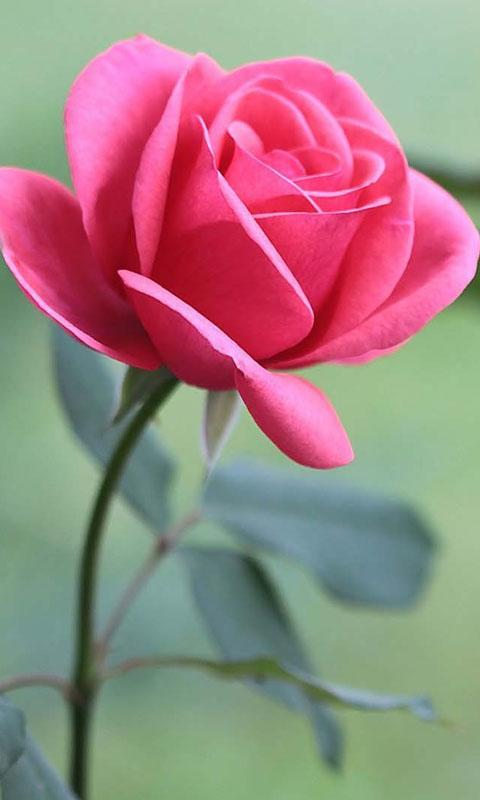
#> input picture 24-7-2020_IP_Task_Archit_Jain/24-7-2020_IP_Task1_Archit_Jain/rose_flower.jpeg, 480 x 800 px
$ python task1.py
#> lines starting #> are read from the running program, lines starting #| are printed output that depends on the picture; after the words box and inside, x2 and y2 are one past the last pixel; in counts of white or black regions, pixels touching at a corner belong together
# IMPORTING LIBRARIES
import cv2  # importing opencv library
import numpy as np  # importing numpy library as np

# IMAGE READING
img_ori = cv2.imread('rose_flower.jpeg')
#> img_ori is the input picture: shape (800, 480, 3); mean B, G, R 130.5, 131.1, 159

# LOWER AND UPPER BOUND OBJECTS
bgrl = np.array([90, 0, 120], np.uint8) # took masking value by masking in previous example and taking the values
bgrh = np.array([215, 255, 255], np.uint8) # storing the masking color values in the array of unsigned integer 8

# COLOR MASKING
mask = cv2.inRange(img_ori, bgrl, bgrh) # masking so as to be more efficient
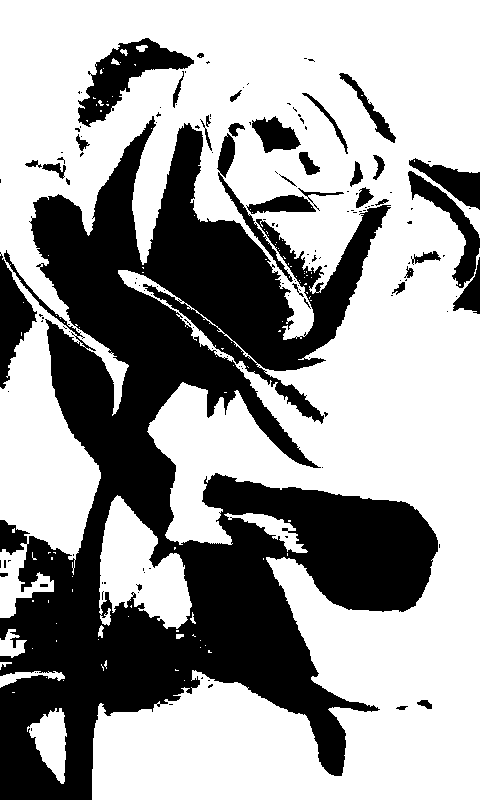
#> mask: shape (800, 480); 62.5% white; 150 black regions (114 under 20 px), largest, box (x1, y1, x2, y2) and area: (0, 116, 438, 800) 126817, (78, 38, 194, 127) 3705, (0, 252, 37, 389) 2380

# KERNEL DEFINING
kernel = np.array(([3, 2, 6], [5, 7, 8], [2, 4, 8]), np.uint8) # random values passed in array of unsigned integer 8

# BLURRING OPERATIONS
# FILTER 2D
filter2d = cv2.filter2D(mask, -1, kernel) # parameters are (image object, destination depth(-1), kernel)
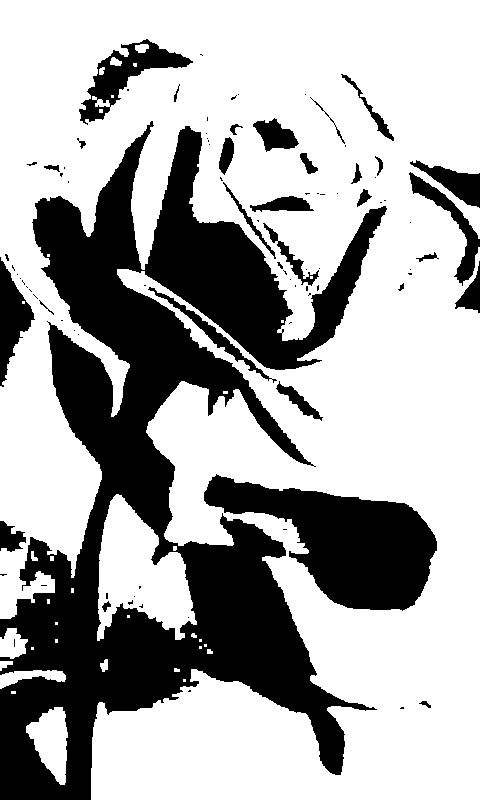
#> filter2d: shape (800, 480); 66.6% white; 91 black regions (60 under 20 px), largest, box (x1, y1, x2, y2) and area: (0, 121, 387, 800) 97591, (204, 474, 437, 611) 15884, (79, 39, 193, 125) 2924
pot = cv2.filter2D(mask, -1, kernel) # parameters are (image object, destination depth(-1), kernel)
# AVERAGING
avg = cv2.blur(mask, (5, 5)) # kernal size 5x5
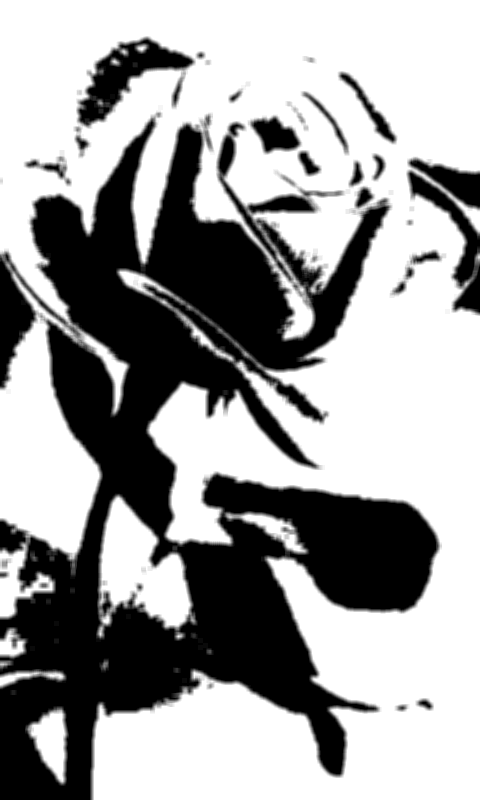
#> avg: shape (800, 480); min 0, max 255, mean 159.4
# GAUSSIAN BLURRING
gaus_blur = cv2.GaussianBlur(mask, (5, 5), 0) # kernal size 5x5
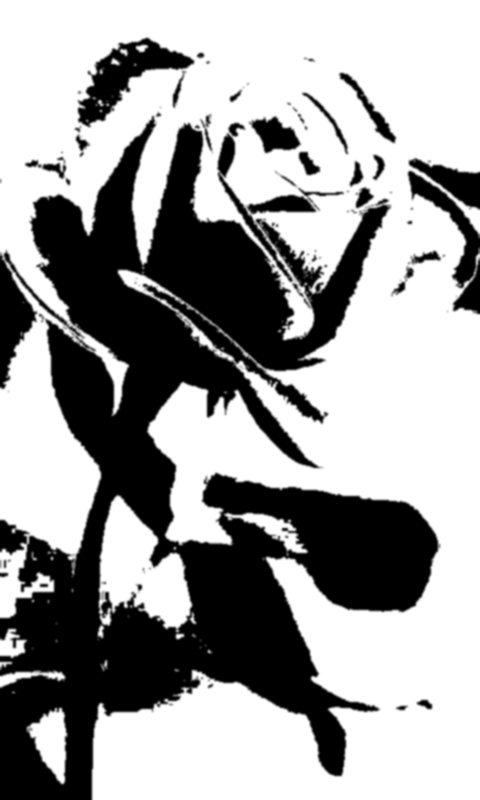
#> gaus_blur: shape (800, 480); min 0, max 255, mean 159.4
# MEDIAN BLURRING
med_blur = cv2.medianBlur(mask, 5) # used to remove salt and pepper noise and edges are preserved while image is blurred
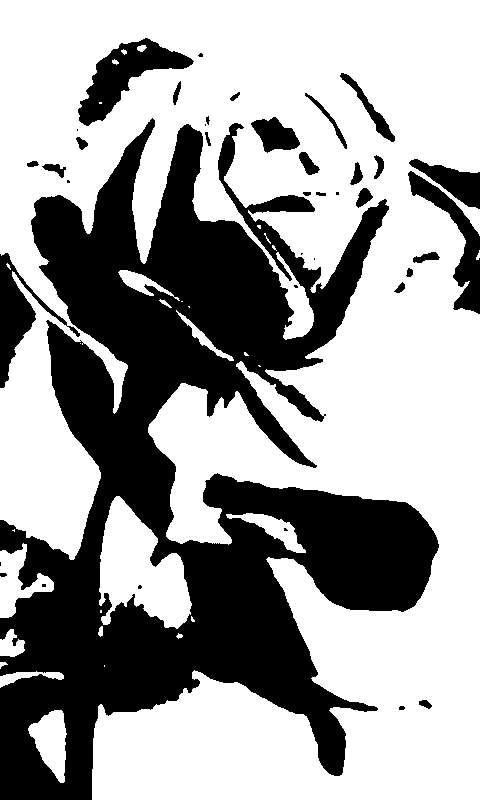
#> med_blur: shape (800, 480); 62.6% white; 39 black regions (12 under 20 px), largest, box (x1, y1, x2, y2) and area: (0, 118, 439, 800) 129168, (78, 38, 194, 126) 3755, (0, 253, 80, 388) 2806
# BILATERAL BLURRING
bilateral = cv2.bilateralFilter(mask, 5, 111, 111) # edges are preserved

# POT DESIGNING
# LINE
pot = cv2.line(pot, (10, 450), (45, 680), (42, 42, 165), 5) # parameters are ( image object, start point, end point, color scheme, thickness)
pot = cv2.line(pot, (210, 450), (165, 680), (42, 42, 165), 5)
pot = cv2.line(pot, (45, 680), (165, 680), (42, 42, 165), 5)
# ELLIPSE
# parameters are ( image object, center coordinates, (major axis, minor axis), angle of rotation(w.r.t horizontal line), start angle, end angle, color scheme, thickness(if -1 then solid shape))
pot = cv2.ellipse(pot, (110, 450), (103, 30), 0, 0, 360, (42, 42, 165), -1)
# FONT STYLING
font = cv2.FONT_HERSHEY_SCRIPT_SIMPLEX  # font style HERSHEY SCRIPT SIMPLEX
# TEXT PRINTING
# parameters are ( image object, text, coordinates, font style (here font object), font scale, font color, thickness, line type)
cv2.putText(pot, 'ROSE', (200, 600), font, 3, (80, 0, 220), 5, cv2.LINE_AA)
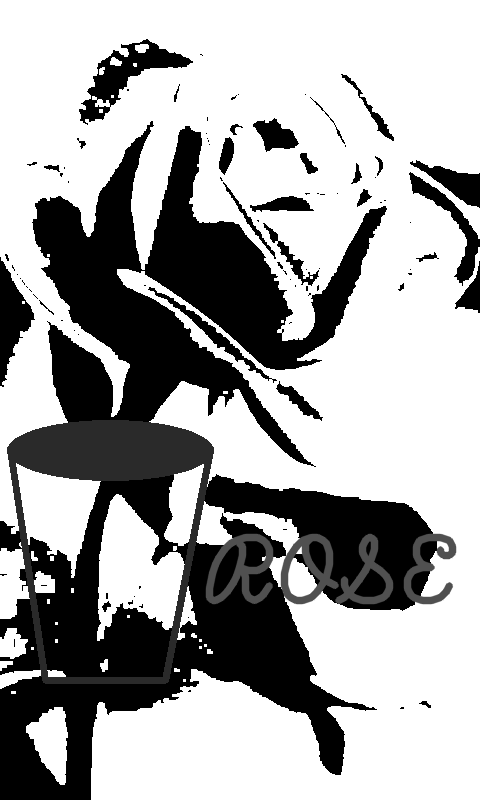
#> pot: shape (800, 480); min 0, max 255, mean 166.7

# DISPLAYING OUTPUT
cv2.imshow('Original', img_ori)
cv2.imshow('Masked', mask)
cv2.imshow('Flower with Pot', pot)
cv2.imshow('Filter 2D', filter2d)
cv2.imshow('Averaging', avg)
cv2.imshow('Gaussian', gaus_blur)
cv2.imshow('Median', med_blur)
cv2.imshow('Bilateral', bilateral)

#SAVING IMAGES
cv2.imwrite('Mask.jpeg', mask)
cv2.imwrite('Filter2D.jpeg', filter2d)
cv2.imwrite('Averaging.jpeg', avg)
cv2.imwrite('Gaussian.jpeg', gaus_blur)
cv2.imwrite('Median.jpeg', med_blur)
cv2.imwrite('Bilateral.jpeg', bilateral)
cv2.imwrite("Pot_and_Text.jpeg", pot)

# EXIT CONTROL
cv2.waitKey(0)
cv2.destroyAllWindows()
